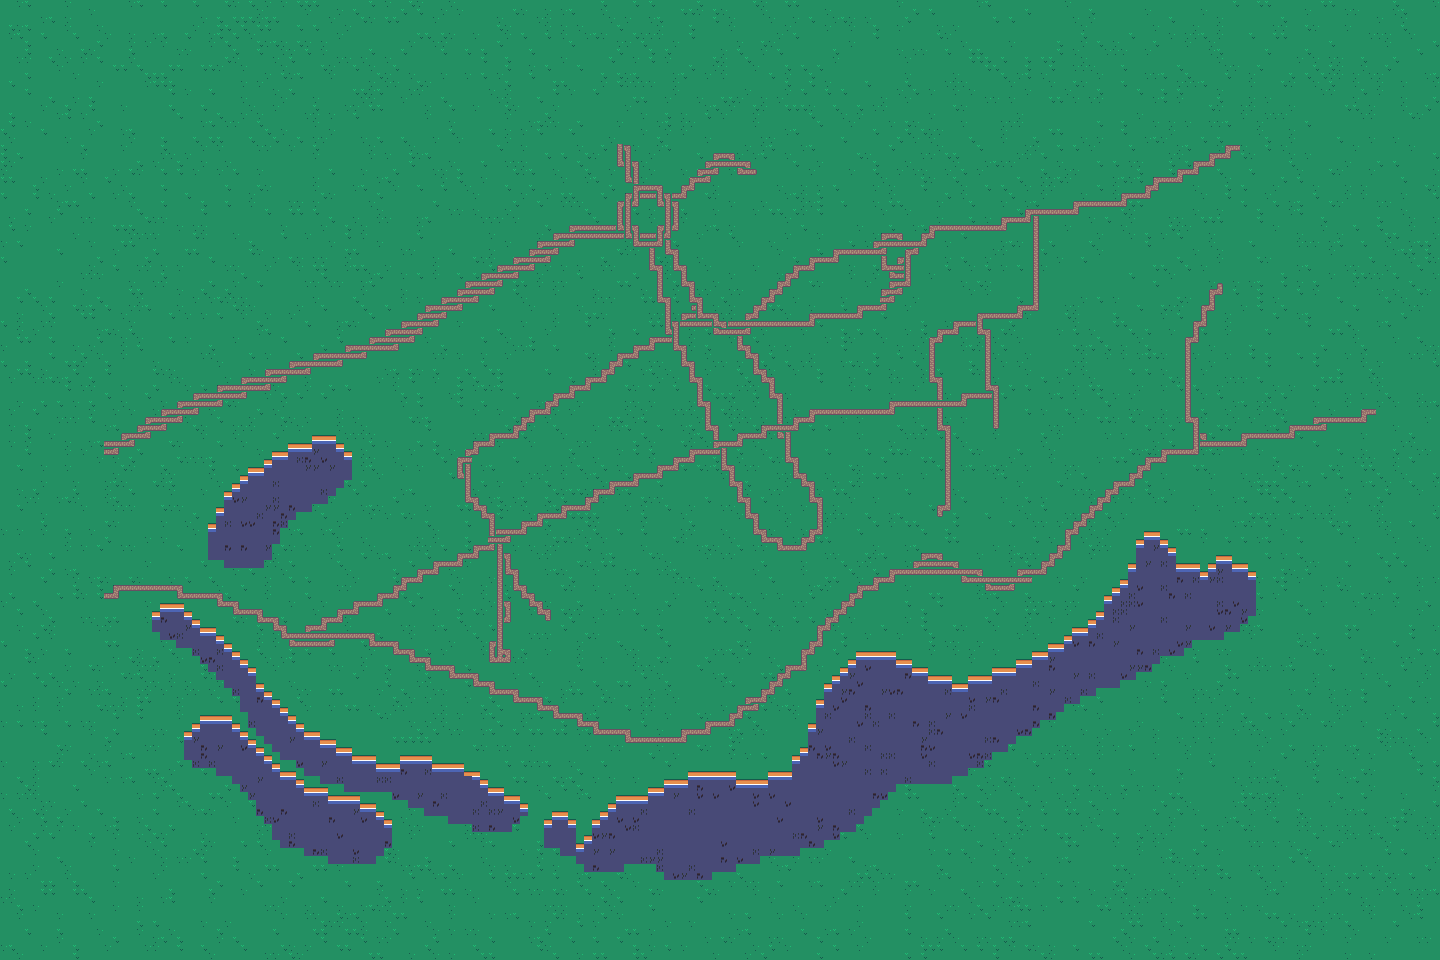

Tiled map render using the project's own tile images. Description and the map definition, with tile-layer contents summarised, below:
An orthogonal 180x120 tile map with 8x8 px tiles, 4 tile layers (grass, lakes, roads, buildings), 3 tilesets and 5 objects (cameraBorder, worldBorder, SOLID, SLEEP).

<map version="1.10" tiledversion="1.10.2" orientation="orthogonal" renderorder="right-down" width="180" height="120" tilewidth="8" tileheight="8" infinite="0" nextlayerid="9" nextobjectid="41">
 <tileset firstgid="1" source="TinyFarm_Tiles.tsx" />
 <tileset firstgid="61" source="TinyFarm_Structures.tsx" />
 <tileset firstgid="189" source="buildings.tsx" />
 <layer id="1" name="grass" width="180" height="120">
  <data>[21600 cells, 21600 non-empty, 3 distinct tile ids]</data>
 </layer>
 <layer id="2" name="lakes" width="180" height="120">
  <data>[21600 cells, 2039 non-empty, 9 distinct tile ids]</data>
 </layer>
 <layer id="3" name="roads" width="180" height="120">
  <data>[21600 cells, 1030 non-empty, 12 distinct tile ids]</data>
 </layer>
 <layer id="8" name="buildings" width="180" height="120">
  <data>[21600 cells, 0 non-empty, 0 distinct tile ids]</data>
 </layer>
 <objectgroup id="7" name="cameraLayer" visible="0">
  <object id="1" name="cameraBorder" x="0.00520833" y="0.0117188" width="1439.98" height="959.978" />
 </objectgroup>
 <objectgroup id="5" name="collisionLayer" visible="0">
  <object id="2" name="worldBorder" x="0.0104167" y="0.0117188" width="1439.98" height="959.975" />
  <object id="3" name="water" type="SOLID" x="860.167" y="691.333" width="81.1667" height="72.1667" />
 </objectgroup>
 <objectgroup id="6" name="buildingLayer">
  <object id="5" name="building" type="SLEEP" x="619.333" y="384.833" width="55.5" height="53" />
  <object id="40" gid="189" x="543.25" y="478.583" width="53.3333" height="51.3333" />
 </objectgroup>
</map>
